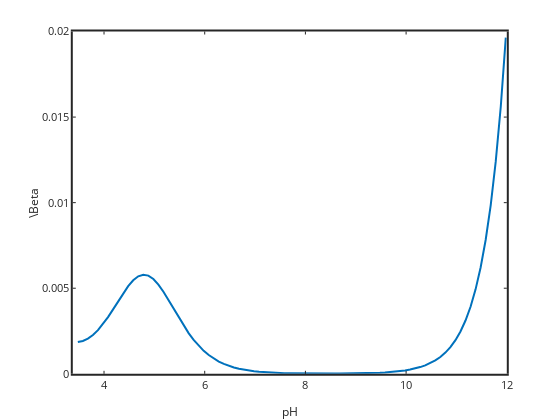

The cell this chart's notebook holds for it:
### Markdown cell above
Buffering is the ability to resist change.  It does not just apply to pH, but pH is our example here.  So we can think of the buffering as the amount of base (NaOH) needed to cause a significant change in the pH.  If we need a lot of base to cause a pH change then we are well buffered, if only small additions of base cause pH change then we are poorly buffered.  In the titration curve you can see the acidic and basic ends of the curve are well buffered (because they are fairly flat), around neutrality there is poor buffering though because small concentration changes in sodium cause large pH changes.

To make buffering quantitative buffer capacity ($\beta$) is defined as the derivative of sodium concentration with respect to pH.

$ \beta = \dfrac{d[\mathrm{Na}^+]}{d\mathrm{pH}}$

If we do this differentiation (not super easy because or equation is in terms of H but our derivative is in terms of pH, you need the chain rule.  I will skip typing out the derivation here).

$ \beta = 2.3030 \left(\dfrac{K_w}{[\mathrm{H}^+]}+[\mathrm{H}^+]+\dfrac{Ac_TK_a[\mathrm{H}^+]}{([\mathrm{H}^+]+K_a)^2}\right)$

you can see that when proton or hydroxide are high the solution will be more well buffered (like our strong strong case).  We also have maximal buffering when pH=pKa.  Here is a plot (determined using numerical differentiation).

### Code cell
%plot -s 600,500 -f 'svg'
beta=diff(Na)./diff(pH);
n=size(pH,2); pHder=pH(1:n-1)+diff(pH);
plot(pHder,beta,'linewidth',2)
xlabel('pH'); ylabel('\Beta')
set(gca,'linewidth',2,'fontsize',11)
title('Weak acid buffer capacity versus pH')
axis([3.38 12 0 0.02])

### Figure 1 — Plotly figure (JSON) as saved in the notebook; plotly's stock layout.template omitted (floating-point values rounded to 4 significant figures)
{"data": [{"line": {"color": "rgb(0,113,188)", "dash": "solid", "width": 2}, "marker": {"color": "rgb(0,113,188)", "line": {"color": "rgb(0,113,188)"}, "size": 6, "symbol": "none"}, "mode": "lines", "name": "", "showlegend": false, "type": "scatter", "visibility": true, "x": [3.48, 3.58, 3.68, 3.78, 3.88, 3.98, 4.08, 4.18, 4.28, 4.38, 4.48, 4.58, 4.68, 4.78, 4.88, 4.98, 5.08, 5.18, 5.28, 5.38, 5.48, 5.58, 5.68, 5.78, 5.88, 5.98, 6.08, 6.18, 6.28, 6.38, 6.48, 6.58, 6.68, 6.78, 6.88, 6.98, 7.08, 7.18, 7.28, 7.38, 7.48, 7.58, 7.68, 7.78, 7.88, 7.98, 8.08, 8.18, 8.28, 8.38, 8.48, 8.58, 8.68, 8.78, 8.88, 8.98, 9.08, 9.18, 9.28, 9.38, 9.48, 9.58, 9.68, 9.78, 9.88, 9.98, 10.08, 10.18, 10.28, 10.38, 10.48, 10.58, 10.68, 10.78, 10.88, 10.98, 11.08, 11.18, 11.28, 11.38, 11.48, 11.58, 11.68, 11.78, 11.88, 11.98], "xaxis": "x", "y": [0.001863, 0.001917, 0.002052, 0.002264, 0.002549, 0.002902, 0.003312, 0.003765, 0.004237, 0.004701, 0.005123, 0.005466, 0.005696, 0.00579, 0.005736, 0.005538, 0.005215, 0.004796, 0.004315, 0.003807, 0.003301, 0.002819, 0.002377, 0.001982, 0.001638, 0.001343, 0.001095, 0.0008878, 0.000717, 0.0005772, 0.0004634, 0.0003713, 0.0002969, 0.0002372, 0.0001893, 0.0001509, 0.0001203, 9.588e-05, 7.644e-05, 6.098e-05, 4.872e-05, 3.902e-05, 3.138e-05, 2.54e-05, 2.076e-05, 1.722e-05, 1.459e-05, 1.274e-05, 1.157e-05, 1.101e-05, 1.104e-05, 1.165e-05, 1.289e-05, 1.481e-05, 1.752e-05, 2.117e-05, 2.594e-05, 3.209e-05, 3.996e-05, 4.995e-05, 6.259e-05, 7.858e-05, 9.875e-05, 0.0001242, 0.0001562, 0.0001966, 0.0002474, 0.0003114, 0.000392, 0.0004934, 0.0006212, 0.000782, 0.0009844, 0.001239, 0.00156, 0.001964, 0.002473, 0.003113, 0.003919, 0.004934, 0.006211, 0.007819, 0.009844, 0.01239, 0.0156, 0.01964], "yaxis": "y"}], "layout": {"height": 420, "hovermode": "closest", "margin": {"b": 0, "l": 0, "r": 0, "t": 0}, "plot_bgcolor": "rgba(0,0,0,0)", "showlegend": false, "width": 560, "xaxis": {"anchor": "y", "autorange": false, "domain": [0.13, 0.905], "exponentformat": "none", "gridcolor": "rgba(38,38,38,0.15)", "gridwidth": 2, "linecolor": "rgb(38,38,38)", "linewidth": 2, "mirror": "ticks", "range": [3.38, 12], "showgrid": false, "showline": true, "side": "bottom", "spikedash": "solid", "spikemode": "across", "spikesides": false, "spikethickness": 1, "tickangle": 0, "tickcolor": "rgb(38,38,38)", "tickfont": {"color": "rgb(38,38,38)", "size": 11}, "ticklen": 3, "ticks": "inside", "ticktext": ["4", "6", "8", "10", "12"], "tickvals": [4, 6, 8, 10, 12], "title": {"font": {"color": "rgb(38,38,38)", "size": 12.1}, "text": "pH"}, "type": "linear", "visible": true, "zeroline": false}, "yaxis": {"anchor": "x", "autorange": false, "domain": [0.11, 0.925], "exponentformat": "none", "gridcolor": "rgba(38,38,38,0.15)", "gridwidth": 2, "linecolor": "rgb(38,38,38)", "linewidth": 2, "mirror": "ticks", "range": [0, 0.02], "showgrid": false, "showline": true, "side": "left", "spikedash": "solid", "spikemode": "across", "spikesides": false, "spikethickness": 1, "tickangle": 0, "tickcolor": "rgb(38,38,38)", "tickfont": {"color": "rgb(38,38,38)", "size": 11}, "ticklen": 3, "ticks": "inside", "ticktext": ["0", "0.005", "0.01", "0.015", "0.02"], "tickvals": [0, 0.005, 0.01, 0.015, 0.02], "title": {"font": {"color": "rgb(38,38,38)", "size": 12.1}, "text": "\\Beta"}, "type": "linear", "visible": true, "zeroline": false}}}
